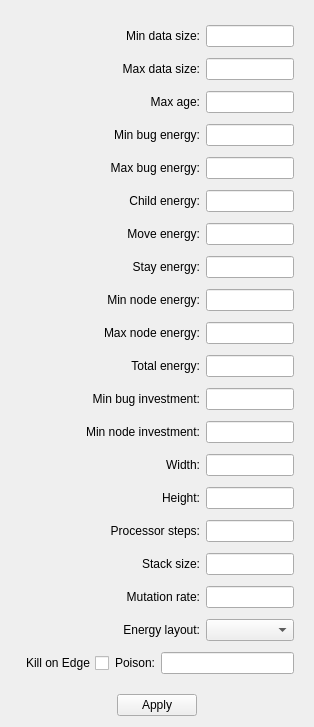
<?xml version="1.0" encoding="UTF-8"?>
<ui version="4.0">
 <class>Widget</class>
 <widget class="QWidget" name="Widget">
  <property name="geometry">
   <rect>
    <x>0</x>
    <y>0</y>
    <width>314</width>
    <height>727</height>
   </rect>
  </property>
  <property name="windowTitle">
   <string>Settings</string>
  </property>
  <layout class="QVBoxLayout" name="verticalLayout">
   <item>
    <widget class="QWidget" name="widget" native="true">
     <layout class="QVBoxLayout" name="verticalLayout_2">
      <item>
       <layout class="QHBoxLayout" name="horizontalLayout_20">
        <item>
         <widget class="QLabel" name="label">
          <property name="minimumSize">
           <size>
            <width>180</width>
            <height>0</height>
           </size>
          </property>
          <property name="text">
           <string>Min data size:</string>
          </property>
          <property name="alignment">
           <set>Qt::AlignRight|Qt::AlignTrailing|Qt::AlignVCenter</set>
          </property>
          <property name="buddy">
           <cstring>minDataEd</cstring>
          </property>
         </widget>
        </item>
        <item>
         <widget class="QLineEdit" name="minDataEd">
          <property name="alignment">
           <set>Qt::AlignRight</set>
          </property>
         </widget>
        </item>
       </layout>
      </item>
      <item>
       <layout class="QHBoxLayout" name="horizontalLayout_19">
        <item>
         <widget class="QLabel" name="label_2">
          <property name="minimumSize">
           <size>
            <width>180</width>
            <height>0</height>
           </size>
          </property>
          <property name="text">
           <string>Max data size:</string>
          </property>
          <property name="alignment">
           <set>Qt::AlignRight|Qt::AlignTrailing|Qt::AlignVCenter</set>
          </property>
          <property name="buddy">
           <cstring>maxDataEd</cstring>
          </property>
         </widget>
        </item>
        <item>
         <widget class="QLineEdit" name="maxDataEd">
          <property name="alignment">
           <set>Qt::AlignRight</set>
          </property>
         </widget>
        </item>
       </layout>
      </item>
      <item>
       <layout class="QHBoxLayout" name="horizontalLayout_18">
        <item>
         <widget class="QLabel" name="label_3">
          <property name="minimumSize">
           <size>
            <width>180</width>
            <height>0</height>
           </size>
          </property>
          <property name="text">
           <string>Max age:</string>
          </property>
          <property name="alignment">
           <set>Qt::AlignRight|Qt::AlignTrailing|Qt::AlignVCenter</set>
          </property>
          <property name="buddy">
           <cstring>maxAgeEd</cstring>
          </property>
         </widget>
        </item>
        <item>
         <widget class="QLineEdit" name="maxAgeEd">
          <property name="alignment">
           <set>Qt::AlignRight</set>
          </property>
         </widget>
        </item>
       </layout>
      </item>
      <item>
       <layout class="QHBoxLayout" name="horizontalLayout_17">
        <item>
         <widget class="QLabel" name="label_4">
          <property name="minimumSize">
           <size>
            <width>180</width>
            <height>0</height>
           </size>
          </property>
          <property name="text">
           <string>Min bug energy:</string>
          </property>
          <property name="alignment">
           <set>Qt::AlignRight|Qt::AlignTrailing|Qt::AlignVCenter</set>
          </property>
          <property name="buddy">
           <cstring>minBugEnergyEd</cstring>
          </property>
         </widget>
        </item>
        <item>
         <widget class="QLineEdit" name="minBugEnergyEd">
          <property name="alignment">
           <set>Qt::AlignRight</set>
          </property>
         </widget>
        </item>
       </layout>
      </item>
      <item>
       <layout class="QHBoxLayout" name="horizontalLayout_16">
        <item>
         <widget class="QLabel" name="label_5">
          <property name="minimumSize">
           <size>
            <width>180</width>
            <height>0</height>
           </size>
          </property>
          <property name="text">
           <string>Max bug energy:</string>
          </property>
          <property name="alignment">
           <set>Qt::AlignRight|Qt::AlignTrailing|Qt::AlignVCenter</set>
          </property>
          <property name="buddy">
           <cstring>maxBugEnergyEd</cstring>
          </property>
         </widget>
        </item>
        <item>
         <widget class="QLineEdit" name="maxBugEnergyEd">
          <property name="alignment">
           <set>Qt::AlignRight</set>
          </property>
         </widget>
        </item>
       </layout>
      </item>
      <item>
       <layout class="QHBoxLayout" name="horizontalLayout_15">
        <item>
         <widget class="QLabel" name="label_6">
          <property name="minimumSize">
           <size>
            <width>180</width>
            <height>0</height>
           </size>
          </property>
          <property name="text">
           <string>Child energy:</string>
          </property>
          <property name="alignment">
           <set>Qt::AlignRight|Qt::AlignTrailing|Qt::AlignVCenter</set>
          </property>
          <property name="buddy">
           <cstring>childEnergyEd</cstring>
          </property>
         </widget>
        </item>
        <item>
         <widget class="QLineEdit" name="childEnergyEd">
          <property name="alignment">
           <set>Qt::AlignRight</set>
          </property>
         </widget>
        </item>
       </layout>
      </item>
      <item>
       <layout class="QHBoxLayout" name="horizontalLayout_14">
        <item>
         <widget class="QLabel" name="label_7">
          <property name="minimumSize">
           <size>
            <width>180</width>
            <height>0</height>
           </size>
          </property>
          <property name="text">
           <string>Move energy:</string>
          </property>
          <property name="alignment">
           <set>Qt::AlignRight|Qt::AlignTrailing|Qt::AlignVCenter</set>
          </property>
          <property name="buddy">
           <cstring>moveEnergyEd</cstring>
          </property>
         </widget>
        </item>
        <item>
         <widget class="QLineEdit" name="moveEnergyEd">
          <property name="alignment">
           <set>Qt::AlignRight</set>
          </property>
         </widget>
        </item>
       </layout>
      </item>
      <item>
       <layout class="QHBoxLayout" name="horizontalLayout_13">
        <item>
         <widget class="QLabel" name="label_8">
          <property name="minimumSize">
           <size>
            <width>180</width>
            <height>0</height>
           </size>
          </property>
          <property name="text">
           <string>Stay energy:</string>
          </property>
          <property name="alignment">
           <set>Qt::AlignRight|Qt::AlignTrailing|Qt::AlignVCenter</set>
          </property>
          <property name="buddy">
           <cstring>stayEnergyEd</cstring>
          </property>
         </widget>
        </item>
        <item>
         <widget class="QLineEdit" name="stayEnergyEd">
          <property name="alignment">
           <set>Qt::AlignRight</set>
          </property>
         </widget>
        </item>
       </layout>
      </item>
      <item>
       <layout class="QHBoxLayout" name="horizontalLayout_12">
        <item>
         <widget class="QLabel" name="label_9">
          <property name="minimumSize">
           <size>
            <width>180</width>
            <height>0</height>
           </size>
          </property>
          <property name="text">
           <string>Min node energy:</string>
          </property>
          <property name="alignment">
           <set>Qt::AlignRight|Qt::AlignTrailing|Qt::AlignVCenter</set>
          </property>
          <property name="buddy">
           <cstring>minNodeEnergyEd</cstring>
          </property>
         </widget>
        </item>
        <item>
         <widget class="QLineEdit" name="minNodeEnergyEd">
          <property name="alignment">
           <set>Qt::AlignRight</set>
          </property>
         </widget>
        </item>
       </layout>
      </item>
      <item>
       <layout class="QHBoxLayout" name="horizontalLayout_11">
        <item>
         <widget class="QLabel" name="label_10">
          <property name="minimumSize">
           <size>
            <width>180</width>
            <height>0</height>
           </size>
          </property>
          <property name="text">
           <string>Max node energy:</string>
          </property>
          <property name="alignment">
           <set>Qt::AlignRight|Qt::AlignTrailing|Qt::AlignVCenter</set>
          </property>
          <property name="buddy">
           <cstring>maxNodeEnergyEd</cstring>
          </property>
         </widget>
        </item>
        <item>
         <widget class="QLineEdit" name="maxNodeEnergyEd">
          <property name="alignment">
           <set>Qt::AlignRight</set>
          </property>
         </widget>
        </item>
       </layout>
      </item>
      <item>
       <layout class="QHBoxLayout" name="horizontalLayout_10">
        <item>
         <widget class="QLabel" name="label_11">
          <property name="minimumSize">
           <size>
            <width>180</width>
            <height>0</height>
           </size>
          </property>
          <property name="text">
           <string>Total energy:</string>
          </property>
          <property name="alignment">
           <set>Qt::AlignRight|Qt::AlignTrailing|Qt::AlignVCenter</set>
          </property>
          <property name="buddy">
           <cstring>totalEnergyEd</cstring>
          </property>
         </widget>
        </item>
        <item>
         <widget class="QLineEdit" name="totalEnergyEd">
          <property name="alignment">
           <set>Qt::AlignRight</set>
          </property>
         </widget>
        </item>
       </layout>
      </item>
      <item>
       <layout class="QHBoxLayout" name="horizontalLayout_9">
        <item>
         <widget class="QLabel" name="label_12">
          <property name="minimumSize">
           <size>
            <width>180</width>
            <height>0</height>
           </size>
          </property>
          <property name="text">
           <string>Min bug investment:</string>
          </property>
          <property name="alignment">
           <set>Qt::AlignRight|Qt::AlignTrailing|Qt::AlignVCenter</set>
          </property>
          <property name="buddy">
           <cstring>minTotalBugEd</cstring>
          </property>
         </widget>
        </item>
        <item>
         <widget class="QLineEdit" name="minTotalBugEd">
          <property name="alignment">
           <set>Qt::AlignRight</set>
          </property>
         </widget>
        </item>
       </layout>
      </item>
      <item>
       <layout class="QHBoxLayout" name="horizontalLayout_8">
        <item>
         <widget class="QLabel" name="label_13">
          <property name="minimumSize">
           <size>
            <width>180</width>
            <height>0</height>
           </size>
          </property>
          <property name="text">
           <string>Min node investment:</string>
          </property>
          <property name="alignment">
           <set>Qt::AlignRight|Qt::AlignTrailing|Qt::AlignVCenter</set>
          </property>
          <property name="buddy">
           <cstring>minTotalNodeEd</cstring>
          </property>
         </widget>
        </item>
        <item>
         <widget class="QLineEdit" name="minTotalNodeEd">
          <property name="alignment">
           <set>Qt::AlignRight</set>
          </property>
         </widget>
        </item>
       </layout>
      </item>
      <item>
       <layout class="QHBoxLayout" name="horizontalLayout_7">
        <item>
         <widget class="QLabel" name="label_14">
          <property name="minimumSize">
           <size>
            <width>180</width>
            <height>0</height>
           </size>
          </property>
          <property name="text">
           <string>Width:</string>
          </property>
          <property name="alignment">
           <set>Qt::AlignRight|Qt::AlignTrailing|Qt::AlignVCenter</set>
          </property>
          <property name="buddy">
           <cstring>widthEd</cstring>
          </property>
         </widget>
        </item>
        <item>
         <widget class="QLineEdit" name="widthEd">
          <property name="alignment">
           <set>Qt::AlignRight</set>
          </property>
         </widget>
        </item>
       </layout>
      </item>
      <item>
       <layout class="QHBoxLayout" name="horizontalLayout_6">
        <item>
         <widget class="QLabel" name="label_15">
          <property name="minimumSize">
           <size>
            <width>180</width>
            <height>0</height>
           </size>
          </property>
          <property name="text">
           <string>Height:</string>
          </property>
          <property name="alignment">
           <set>Qt::AlignRight|Qt::AlignTrailing|Qt::AlignVCenter</set>
          </property>
          <property name="buddy">
           <cstring>heightEd</cstring>
          </property>
         </widget>
        </item>
        <item>
         <widget class="QLineEdit" name="heightEd">
          <property name="alignment">
           <set>Qt::AlignRight</set>
          </property>
         </widget>
        </item>
       </layout>
      </item>
      <item>
       <layout class="QHBoxLayout" name="horizontalLayout_5">
        <item>
         <widget class="QLabel" name="label_16">
          <property name="minimumSize">
           <size>
            <width>180</width>
            <height>0</height>
           </size>
          </property>
          <property name="text">
           <string>Processor steps:</string>
          </property>
          <property name="alignment">
           <set>Qt::AlignRight|Qt::AlignTrailing|Qt::AlignVCenter</set>
          </property>
          <property name="buddy">
           <cstring>stepsEd</cstring>
          </property>
         </widget>
        </item>
        <item>
         <widget class="QLineEdit" name="stepsEd">
          <property name="alignment">
           <set>Qt::AlignRight</set>
          </property>
         </widget>
        </item>
       </layout>
      </item>
      <item>
       <layout class="QHBoxLayout" name="horizontalLayout_4">
        <item>
         <widget class="QLabel" name="label_18">
          <property name="minimumSize">
           <size>
            <width>180</width>
            <height>0</height>
           </size>
          </property>
          <property name="text">
           <string>Stack size:</string>
          </property>
          <property name="alignment">
           <set>Qt::AlignRight|Qt::AlignTrailing|Qt::AlignVCenter</set>
          </property>
          <property name="buddy">
           <cstring>stackSizeEd</cstring>
          </property>
         </widget>
        </item>
        <item>
         <widget class="QLineEdit" name="stackSizeEd">
          <property name="alignment">
           <set>Qt::AlignRight</set>
          </property>
         </widget>
        </item>
       </layout>
      </item>
      <item>
       <layout class="QHBoxLayout" name="horizontalLayout_3">
        <item>
         <widget class="QLabel" name="label_17">
          <property name="minimumSize">
           <size>
            <width>180</width>
            <height>0</height>
           </size>
          </property>
          <property name="text">
           <string>Mutation rate:</string>
          </property>
          <property name="alignment">
           <set>Qt::AlignRight|Qt::AlignTrailing|Qt::AlignVCenter</set>
          </property>
          <property name="buddy">
           <cstring>mutationEd</cstring>
          </property>
         </widget>
        </item>
        <item>
         <widget class="QLineEdit" name="mutationEd">
          <property name="alignment">
           <set>Qt::AlignRight</set>
          </property>
         </widget>
        </item>
       </layout>
      </item>
      <item>
       <layout class="QHBoxLayout" name="horizontalLayout_2">
        <item>
         <widget class="QLabel" name="label_19">
          <property name="minimumSize">
           <size>
            <width>180</width>
            <height>0</height>
           </size>
          </property>
          <property name="text">
           <string>Energy layout:</string>
          </property>
          <property name="alignment">
           <set>Qt::AlignRight|Qt::AlignTrailing|Qt::AlignVCenter</set>
          </property>
          <property name="buddy">
           <cstring>energyLayoutCmb</cstring>
          </property>
         </widget>
        </item>
        <item>
         <widget class="QComboBox" name="energyLayoutCmb"/>
        </item>
       </layout>
      </item>
      <item>
       <layout class="QHBoxLayout" name="horizontalLayout">
        <item>
         <widget class="QCheckBox" name="chkKillOnEdge">
          <property name="layoutDirection">
           <enum>Qt::RightToLeft</enum>
          </property>
          <property name="text">
           <string>Kill on Edge</string>
          </property>
         </widget>
        </item>
        <item>
         <widget class="QLabel" name="label_20">
          <property name="text">
           <string>Poison:</string>
          </property>
          <property name="alignment">
           <set>Qt::AlignRight|Qt::AlignTrailing|Qt::AlignVCenter</set>
          </property>
          <property name="buddy">
           <cstring>mutationEd</cstring>
          </property>
         </widget>
        </item>
        <item>
         <widget class="QLineEdit" name="poisonEd">
          <property name="alignment">
           <set>Qt::AlignRight</set>
          </property>
         </widget>
        </item>
       </layout>
      </item>
     </layout>
    </widget>
   </item>
   <item>
    <widget class="QDialogButtonBox" name="buttonBox">
     <property name="orientation">
      <enum>Qt::Horizontal</enum>
     </property>
     <property name="standardButtons">
      <set>QDialogButtonBox::Apply</set>
     </property>
     <property name="centerButtons">
      <bool>true</bool>
     </property>
    </widget>
   </item>
  </layout>
  <action name="">
   <property name="text">
    <string/>
   </property>
  </action>
 </widget>
 <tabstops>
  <tabstop>minDataEd</tabstop>
  <tabstop>maxDataEd</tabstop>
  <tabstop>maxAgeEd</tabstop>
  <tabstop>minBugEnergyEd</tabstop>
  <tabstop>maxBugEnergyEd</tabstop>
  <tabstop>childEnergyEd</tabstop>
  <tabstop>moveEnergyEd</tabstop>
  <tabstop>stayEnergyEd</tabstop>
  <tabstop>minNodeEnergyEd</tabstop>
  <tabstop>maxNodeEnergyEd</tabstop>
  <tabstop>totalEnergyEd</tabstop>
  <tabstop>minTotalBugEd</tabstop>
  <tabstop>minTotalNodeEd</tabstop>
  <tabstop>widthEd</tabstop>
  <tabstop>heightEd</tabstop>
  <tabstop>stepsEd</tabstop>
  <tabstop>stackSizeEd</tabstop>
  <tabstop>mutationEd</tabstop>
  <tabstop>energyLayoutCmb</tabstop>
  <tabstop>buttonBox</tabstop>
 </tabstops>
 <resources/>
 <connections/>
</ui>
